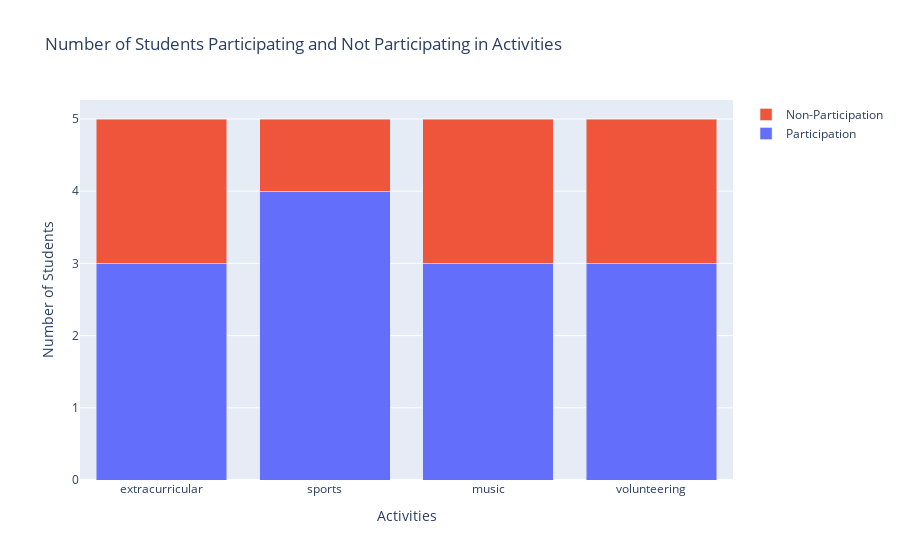

The code cell stored with this chart in its notebook:
### Code cell
import pandas as pd
import plotly.graph_objects as go

# Example DataFrame
data = {
    'extracurricular': [1, 0, 1, 1, 0],
    'sports': [1, 1, 0, 1, 1],
    'music': [0, 1, 1, 0, 1],
    'volunteering': [1, 1, 1, 0, 0]
}
df = pd.DataFrame(data)

# Calculate participation and non-participation counts
participation_counts = df[['extracurricular', 'sports', 'music', 'volunteering']].sum()
non_participation_counts = (df[['extracurricular', 'sports', 'music', 'volunteering']] == 0).sum()

# Combine counts into one DataFrame for plotting
counts_df = pd.DataFrame({
    'Activity': participation_counts.index,
    'Participation': participation_counts.values,
    'Non-Participation': non_participation_counts.values
})

# Create bar plot
fig = go.Figure()

# Add bars for participation
fig.add_trace(go.Bar(
    name='Participation',
    x=counts_df['Activity'],
    y=counts_df['Participation']
))

# Add bars for non-participation
fig.add_trace(go.Bar(
    name='Non-Participation',
    x=counts_df['Activity'],
    y=counts_df['Non-Participation']
))

# Update layout
fig.update_layout(
    title='Number of Students Participating and Not Participating in Activities',
    xaxis_title='Activities',
    yaxis_title='Number of Students',
    barmode='stack'  # Stack bars for better comparison
)

# Show plot
fig.show()

### Figure 1 — Plotly figure (JSON) as saved in the notebook; plotly's stock layout.template omitted (floating-point values rounded to 4 significant figures)
{"data": [{"name": "Participation", "type": "bar", "x": ["extracurricular", "sports", "music", "volunteering"], "y": [3, 4, 3, 3]}, {"name": "Non-Participation", "type": "bar", "x": ["extracurricular", "sports", "music", "volunteering"], "y": [2, 1, 2, 2]}], "layout": {"barmode": "stack", "title": {"text": "Number of Students Participating and Not Participating in Activities"}, "xaxis": {"title": {"text": "Activities"}}, "yaxis": {"title": {"text": "Number of Students"}}}}
